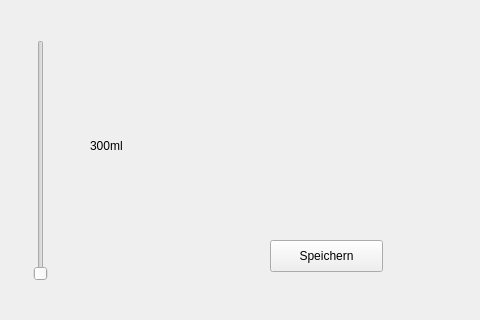
<?xml version="1.0" encoding="UTF-8"?>
<ui version="4.0">
 <class>Form</class>
 <widget class="QWidget" name="Form">
  <property name="geometry">
   <rect>
    <x>0</x>
    <y>0</y>
    <width>480</width>
    <height>320</height>
   </rect>
  </property>
  <property name="windowTitle">
   <string>Form</string>
  </property>
  <widget class="QSlider" name="verticalSlider">
   <property name="geometry">
    <rect>
     <x>30</x>
     <y>40</y>
     <width>22</width>
     <height>241</height>
    </rect>
   </property>
   <property name="maximum">
    <number>4</number>
   </property>
   <property name="orientation">
    <enum>Qt::Vertical</enum>
   </property>
  </widget>
  <widget class="QPushButton" name="pushButton">
   <property name="geometry">
    <rect>
     <x>270</x>
     <y>240</y>
     <width>113</width>
     <height>32</height>
    </rect>
   </property>
   <property name="text">
    <string>Speichern</string>
   </property>
  </widget>
  <widget class="QLabel" name="label">
   <property name="geometry">
    <rect>
     <x>90</x>
     <y>130</y>
     <width>91</width>
     <height>31</height>
    </rect>
   </property>
   <property name="text">
    <string>300ml</string>
   </property>
  </widget>
 </widget>
 <resources/>
 <connections/>
</ui>
